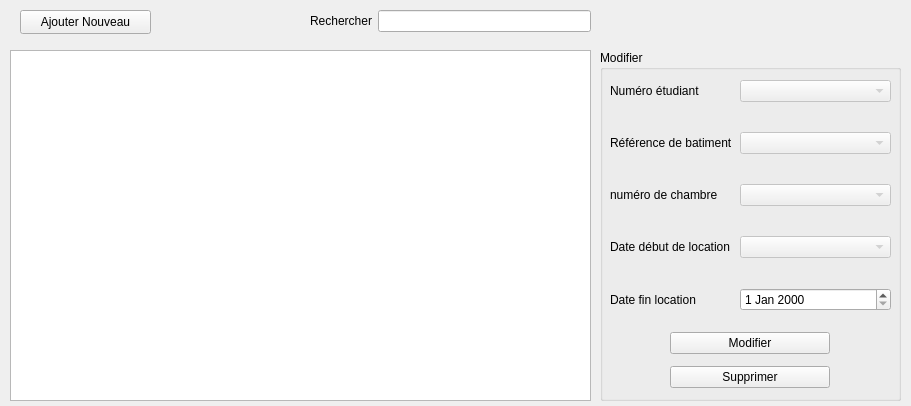
<?xml version="1.0" encoding="UTF-8"?>
<ui version="4.0">
 <class>LouerCrud</class>
 <widget class="QWidget" name="LouerCrud">
  <property name="geometry">
   <rect>
    <x>0</x>
    <y>0</y>
    <width>911</width>
    <height>406</height>
   </rect>
  </property>
  <property name="windowTitle">
   <string>Form</string>
  </property>
  <widget class="QWidget" name="formLayoutWidget_2">
   <property name="geometry">
    <rect>
     <x>310</x>
     <y>10</y>
     <width>281</width>
     <height>31</height>
    </rect>
   </property>
   <layout class="QFormLayout" name="formLayout_3">
    <item row="0" column="1">
     <widget class="QLineEdit" name="searchInput"/>
    </item>
    <item row="0" column="0">
     <widget class="QLabel" name="label_6">
      <property name="text">
       <string>Rechercher</string>
      </property>
     </widget>
    </item>
   </layout>
  </widget>
  <widget class="QPushButton" name="ajoutButton">
   <property name="geometry">
    <rect>
     <x>20</x>
     <y>10</y>
     <width>131</width>
     <height>24</height>
    </rect>
   </property>
   <property name="text">
    <string>Ajouter Nouveau</string>
   </property>
  </widget>
  <widget class="QGroupBox" name="modifierBox">
   <property name="enabled">
    <bool>true</bool>
   </property>
   <property name="geometry">
    <rect>
     <x>600</x>
     <y>50</y>
     <width>301</width>
     <height>351</height>
    </rect>
   </property>
   <property name="title">
    <string>Modifier</string>
   </property>
   <widget class="QWidget" name="formLayoutWidget">
    <property name="geometry">
     <rect>
      <x>10</x>
      <y>30</y>
      <width>281</width>
      <height>243</height>
     </rect>
    </property>
    <layout class="QFormLayout" name="formLayout">
     <property name="verticalSpacing">
      <number>30</number>
     </property>
     <item row="1" column="0">
      <widget class="QLabel" name="label">
       <property name="text">
        <string>Référence de batiment</string>
       </property>
      </widget>
     </item>
     <item row="2" column="0">
      <widget class="QLabel" name="label_3">
       <property name="text">
        <string>numéro de chambre</string>
       </property>
      </widget>
     </item>
     <item row="3" column="0">
      <widget class="QLabel" name="label_2">
       <property name="text">
        <string>Date début de location </string>
       </property>
      </widget>
     </item>
     <item row="0" column="0">
      <widget class="QLabel" name="label_4">
       <property name="text">
        <string>Numéro étudiant</string>
       </property>
      </widget>
     </item>
     <item row="0" column="1">
      <widget class="CustomCombo" name="numEt">
       <property name="enabled">
        <bool>false</bool>
       </property>
       <property name="editable">
        <bool>false</bool>
       </property>
      </widget>
     </item>
     <item row="4" column="0">
      <widget class="QLabel" name="label_5">
       <property name="text">
        <string>Date fin location</string>
       </property>
      </widget>
     </item>
     <item row="4" column="1">
      <widget class="QDateEdit" name="dateFinLoc"/>
     </item>
     <item row="1" column="1">
      <widget class="CustomCombo" name="refBat">
       <property name="enabled">
        <bool>false</bool>
       </property>
       <property name="editable">
        <bool>false</bool>
       </property>
      </widget>
     </item>
     <item row="2" column="1">
      <widget class="CustomCombo" name="numChambre">
       <property name="enabled">
        <bool>false</bool>
       </property>
       <property name="editable">
        <bool>false</bool>
       </property>
      </widget>
     </item>
     <item row="3" column="1">
      <widget class="CustomCombo" name="dateDebLoc">
       <property name="enabled">
        <bool>false</bool>
       </property>
       <property name="editable">
        <bool>false</bool>
       </property>
      </widget>
     </item>
    </layout>
   </widget>
   <widget class="QWidget" name="verticalLayoutWidget">
    <property name="geometry">
     <rect>
      <x>70</x>
      <y>270</y>
      <width>160</width>
      <height>81</height>
     </rect>
    </property>
    <layout class="QVBoxLayout" name="verticalLayout">
     <property name="spacing">
      <number>0</number>
     </property>
     <item>
      <widget class="QPushButton" name="modifierButton">
       <property name="text">
        <string>Modifier</string>
       </property>
      </widget>
     </item>
     <item>
      <widget class="QPushButton" name="supprimerButton">
       <property name="text">
        <string>Supprimer</string>
       </property>
      </widget>
     </item>
    </layout>
   </widget>
  </widget>
  <widget class="QTableView" name="tableLouer">
   <property name="geometry">
    <rect>
     <x>10</x>
     <y>50</y>
     <width>581</width>
     <height>351</height>
    </rect>
   </property>
   <property name="styleSheet">
    <string notr="true"/>
   </property>
   <property name="selectionMode">
    <enum>QAbstractItemView::SingleSelection</enum>
   </property>
   <property name="selectionBehavior">
    <enum>QAbstractItemView::SelectRows</enum>
   </property>
   <property name="sortingEnabled">
    <bool>true</bool>
   </property>
   <attribute name="horizontalHeaderShowSortIndicator" stdset="0">
    <bool>true</bool>
   </attribute>
   <attribute name="verticalHeaderVisible">
    <bool>false</bool>
   </attribute>
  </widget>
 </widget>
 <customwidgets>
  <customwidget>
   <class>CustomCombo</class>
   <extends>QComboBox</extends>
   <header>customCombo.h</header>
  </customwidget>
 </customwidgets>
 <resources/>
 <connections/>
</ui>
